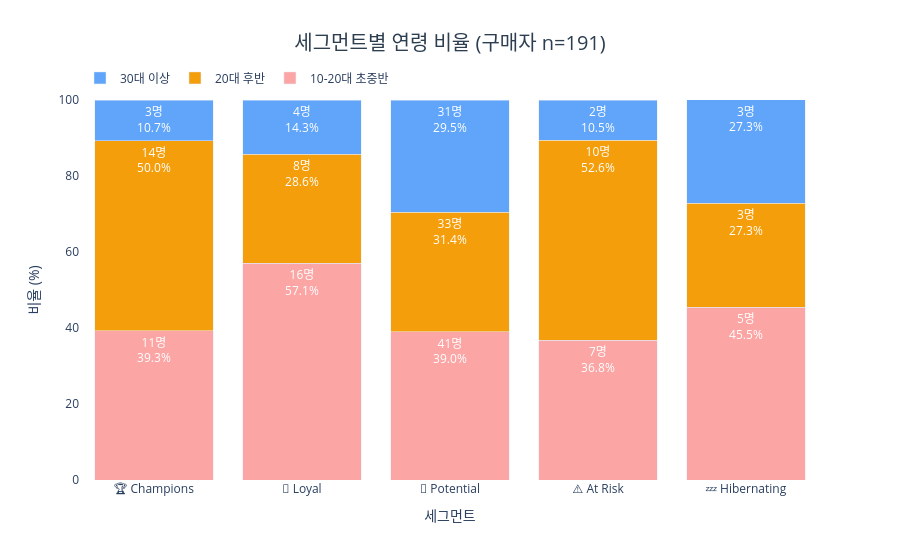

Notebook cell for this chart:
### Code cell
# 세그먼트별 연령 비율 — 스택 막대
age_pct = age_only.div(age_only.sum(axis=1), axis=0).mul(100).round(1)

fig = go.Figure()
for age_g in AGE3_ORDER:
    fig.add_trace(go.Bar(
        name=age_g,
        x=[f"{SEGMENT_EMOJI[s]} {s}" for s in age_pct.index],
        y=age_pct[age_g], marker_color=AGE_COLORS[age_g],
        text=[f"{int(age_only.loc[s, age_g])}명<br>{age_pct.loc[s, age_g]:.1f}%"
              if age_pct.loc[s, age_g] >= 5 else "" for s in age_pct.index],
        textposition='inside', textfont=dict(color='white', size=12),
    ))
fig.update_layout(
    barmode='stack',
    title=dict(text=f'세그먼트별 연령 비율 (구매자 n={n_buyers})', x=0.5, xanchor='center',
               font=dict(size=20, color='#2c3e50')),
    xaxis_title='세그먼트', yaxis_title='비율 (%)', yaxis=dict(range=[0, 100]),
    plot_bgcolor='white', legend=dict(orientation='h', yanchor='bottom', y=1.02),
)
fig.show()

### Figure 1 — Plotly figure (JSON) as saved in the notebook; plotly's stock layout.template omitted (floating-point values rounded to 4 significant figures)
{"data": [{"marker": {"color": "#FCA5A5"}, "name": "10-20대 초중반", "text": ["11명<br>39.3%", "16명<br>57.1%", "41명<br>39.0%", "7명<br>36.8%", "5명<br>45.5%"], "textfont": {"color": "white", "size": 12}, "textposition": "inside", "type": "bar", "x": ["🏆 Champions", "💎 Loyal", "🌱 Potential", "⚠️ At Risk", "💤 Hibernating"], "y": [39.3, 57.1, 39.0, 36.8, 45.5]}, {"marker": {"color": "#F59E0B"}, "name": "20대 후반", "text": ["14명<br>50.0%", "8명<br>28.6%", "33명<br>31.4%", "10명<br>52.6%", "3명<br>27.3%"], "textfont": {"color": "white", "size": 12}, "textposition": "inside", "type": "bar", "x": ["🏆 Champions", "💎 Loyal", "🌱 Potential", "⚠️ At Risk", "💤 Hibernating"], "y": [50.0, 28.6, 31.4, 52.6, 27.3]}, {"marker": {"color": "#60A5FA"}, "name": "30대 이상", "text": ["3명<br>10.7%", "4명<br>14.3%", "31명<br>29.5%", "2명<br>10.5%", "3명<br>27.3%"], "textfont": {"color": "white", "size": 12}, "textposition": "inside", "type": "bar", "x": ["🏆 Champions", "💎 Loyal", "🌱 Potential", "⚠️ At Risk", "💤 Hibernating"], "y": [10.7, 14.3, 29.5, 10.5, 27.3]}], "layout": {"barmode": "stack", "legend": {"orientation": "h", "y": 1.02, "yanchor": "bottom"}, "plot_bgcolor": "white", "title": {"font": {"color": "#2c3e50", "size": 20}, "text": "세그먼트별 연령 비율 (구매자 n=191)", "x": 0.5, "xanchor": "center"}, "xaxis": {"title": {"text": "세그먼트"}}, "yaxis": {"range": [0, 100], "title": {"text": "비율 (%)"}}}}
